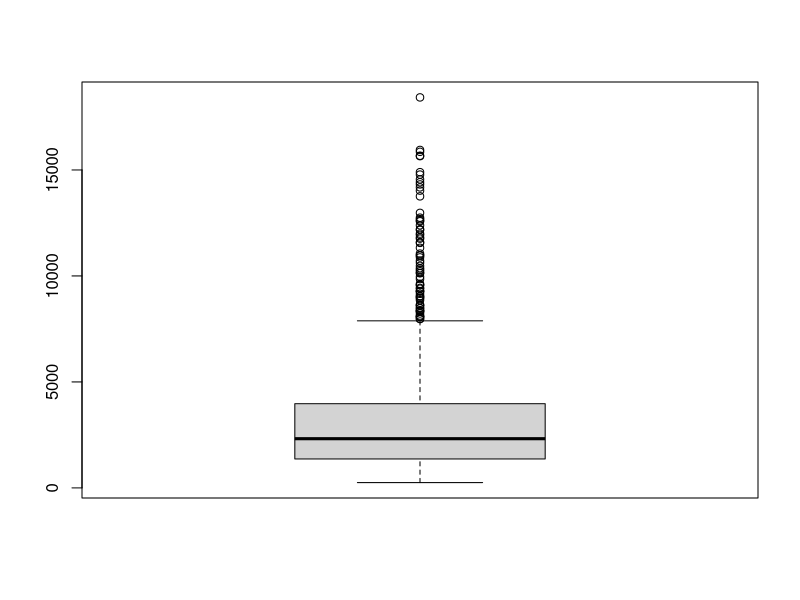
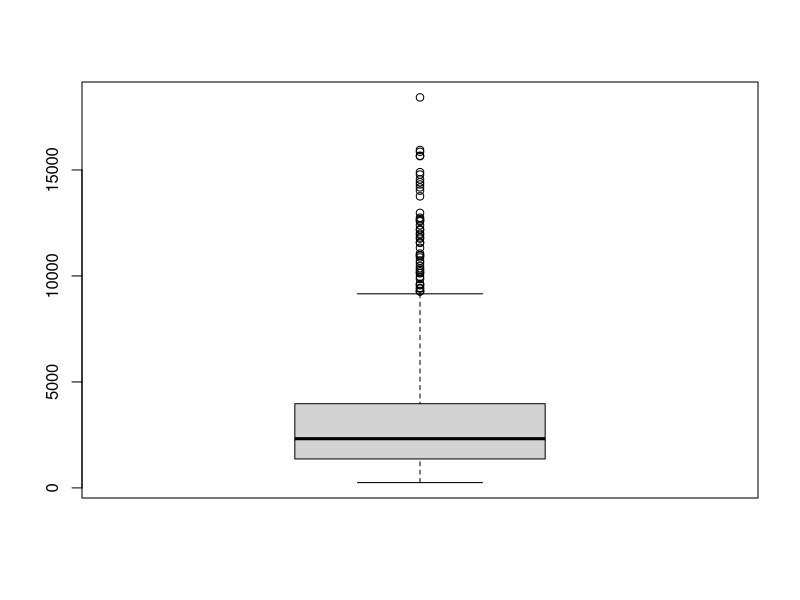

Source code (R) for these figures, in order:
# Projet Data
# Groupe Kévin - Jérémie - Rémi
setwd("D:/logiciel/RStudio/save/DataBank/data")
csv <- read.csv("banking_credit.csv", T, sep=';')
is.data.frame(csv)
filteredCsv <- csv[csv$Typologie_client != "",]

View(filteredCsv)

# Update csv data
filteredCsv <- droplevels(filteredCsv)
summary(filteredCsv)
boxplot(filteredCsv$Montant_credit)

# Remove absurd data Montant_credit
filteredCsv = filteredCsv[!filteredCsv$Montant_credit %in% boxplot(filteredCsv$Montant_credit,range=2)$out,]




# A verifier:
# bon nb de ligne, de collones, var bien typées (numeric, qualitatives)
# bug à la lecture -> verifier si aucunes données se sont glissées en trop

# - supprimer les données corrrompues ou abérentes boxplot
# - créer les models
